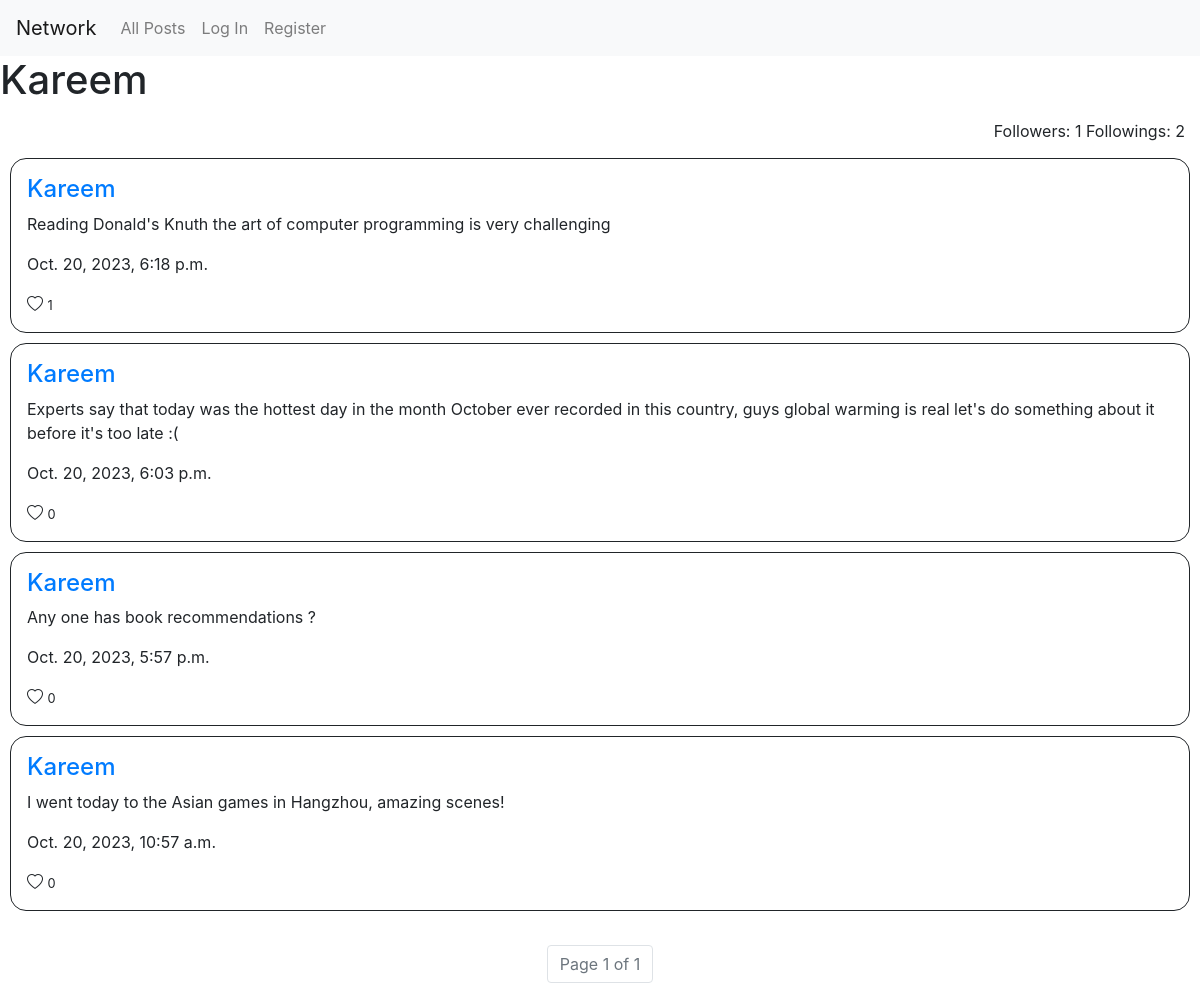
The app's page /Kareem with its own data.
### network/models.py (models this page shows)
class User(AbstractUser):
    follow = models.ManyToManyField('self', symmetrical = False ,related_name="followers")

class Post(models.Model):
    content = models.CharField(max_length = 256)
    user = models.ForeignKey(User, on_delete=models.CASCADE,related_name="Posts")
    time = models.DateTimeField()
    likes = models.ManyToManyField(User, related_name = "liked_posts", blank=True)

### network/views.py (the view, shortened to what this page needs)
# urls.py: path("<str:name>", views.profile, name = "profile"),
def profile(request, name):
    u = User.objects.get(username = name)
    t = False
    if request.user.is_authenticated:
        t = request.user.follow.filter(username = name).exists()
    p = u.Posts.all().order_by('time').reverse()
    pag = Paginator(p, 10)
    page = request.GET.get("page")
    pst = pag.get_page(page)
    return render(request, "network/profile.html", {
        "User" : u,
        "followed" : t,
        "followers" : u.followers.all().count(),
        "posts" : pst,
        "followings" : u.follow.all().count()
    })

### network/templates/network/profile.html (shortened to what this page needs)
{% extends "network/layout.html" %}
{%load static%}
{% block body %}
    <h1> {{User.username}} </h1>
    <p style="text-align: right; margin: 15px;">Followers:  {{followers}} Followings: {{followings}}</p>
    {% for p in posts %}
<div class = "post" data-id="{{ p.id }}" id = "posts" data-post = "{{ p.id }}"  style="border: 1px solid; padding: 16px; margin: 10px; border-radius: 16px;">
    <a href="{%url 'profile' p.user.username%}"><h4>{{p.user}}</h4></a>
    <p>{{p.content}}</p>
    <p>{{p.time}}</p>
    <button class="like-button custom" data-id="{{ p.id }}">
        {%if user in p.likes.all%}
            <i class="bi bi-heart-fill"></i>
        {%else%}
            <i class="bi bi-heart"></i>
        {%endif%}
    </button>
    <small class = "counter">{{p.likes.count}}</small>
</div>
{% empty %}
<p>User hasn't posted anything</p>
{% endfor %}
    <br>
    <nav aria-label="Page navigation example">
        <ul class="pagination justify-content-center">
        <li class="page-item disabled" ><a class="page-link" href="#">Page {{posts.number}} of {{posts.paginator.num_pages}}</a></li>
        </ul>
    </nav>
{% endblock %}

### network/templates/network/layout.html (style rules this page uses)
.custom { background: none; border: none; padding: 0; cursor: pointer; font-size: inherit; color: inherit; text-align: inherit; }

### records on screen
User: username "Kareem"
Post: user "Kareem", content "Reading Donald's Knuth the art of computer programming is very challenging", time "Oct. 20, 2023, 6:18 p.m.", likes.count "1"
Post: user "Kareem", content "Experts say that today was the hottest day in the month October ever recorded in this country, guys global warming is real let's do something about it before it's too late :(", time "Oct. 20, 2023, 6:03 p.m.", likes.count "0"
Post: user "Kareem", content "Any one has book recommendations ?", time "Oct. 20, 2023, 5:57 p.m.", likes.count "0"
Post: user "Kareem", content "I went today to the Asian games in Hangzhou, amazing scenes!", time "Oct. 20, 2023, 10:57 a.m.", likes.count "0"

### other values on screen
{{ followers }} "1"
{{ followings }} "2"
{{ posts.number }} "1"
{{ posts.paginator.num_pages }} "1"
